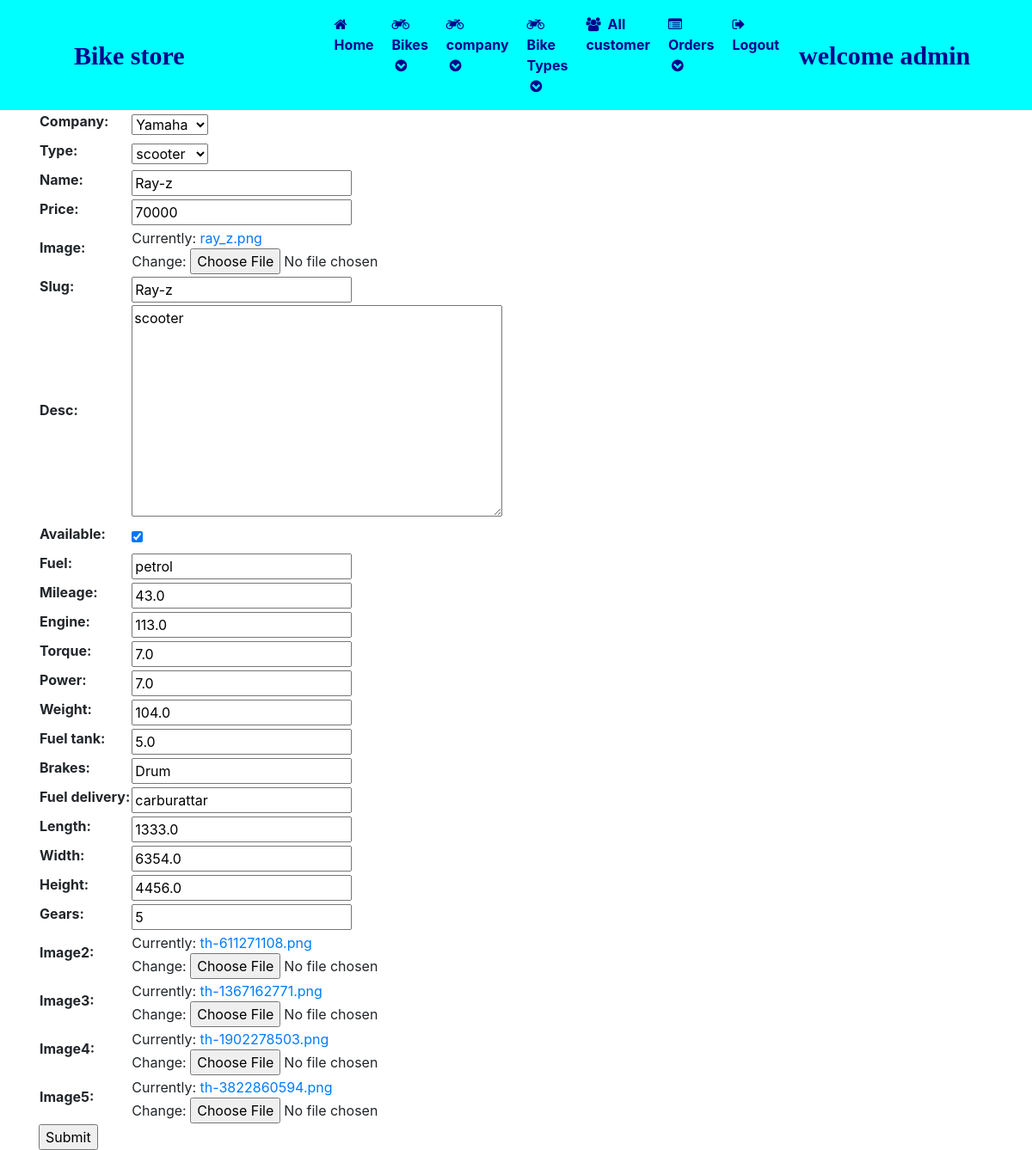
/admin_editbikes/3 (signed in), run on the app's committed database.
### bike_shop/models.py (models this page shows, shortened)
class bikes(models.Model):
    company=models.ForeignKey(company,on_delete=models.CASCADE)
    type=models.ForeignKey(Type,on_delete=models.CASCADE,null=True)
    name=models.CharField(max_length=100)
    price=models.IntegerField()
    image=models.FileField()
    slug=models.SlugField(max_length=250)
    added_date=models.DateTimeField(auto_now_add=True)
    desc=models.TextField(max_length=500)
    available=models.BooleanField()
    fuel=models.CharField(max_length=20,null=True)
    mileage=models.FloatField(max_length=10,null=True)
    engine=models.FloatField(max_length=10,null=True)
    torque=models.FloatField(max_length=10,null=True)
    power=models.FloatField(max_length=10,null=True)
    weight=models.FloatField(max_length=10,null=True)
    fuel_tank=models.FloatField(max_length=10,null=True)
    brakes=models.CharField(max_length=50,null=True)
    fuel_delivery=models.CharField(max_length=50,null=True)
    length=models.FloatField(max_length=10,null=True)
    width=models.FloatField(max_length=10,null=True)
    height=models.FloatField(max_length=10,null=True)
    gears=models.IntegerField(null=True)
    image2=models.FileField(null=True)
    image3=models.FileField(null=True)
    image4=models.FileField(null=True)
    image5=models.FileField(null=True)

class company(models.Model):
    name=models.CharField(max_length=50,null=True)
    slug=models.SlugField(max_length=50,null=True)
    logo=models.FileField(null=True)
    available=models.BooleanField(default=False)
    def __str__(self):
        return self.name

class Type(models.Model):
    name=models.CharField(max_length=50,null=False)
    slug=models.CharField(max_length=50,null=False)
    def __str__(self):
        return self.name

### bike_shop/views.py (the view)
# urls.py: path('admin_editbikes/<int:id>',views.admin_editbikes,name='admin_editbikes'),
def admin_editbikes(request,id):
    if not request.user.is_authenticated:
        return redirect('admin_login')
    obj=bikes.objects.get(id=id)
    form = bikeForm(instance=obj)
    if request.method=='POST':
        form=bikeForm(request.POST,request.FILES,instance=obj)
        if form.is_valid():
            form.save()
            return redirect('admin_viewBikes')
    return render(request,'admin_editbikes.html',{'form':form})

### bike_shop/forms.py
class bikeForm(ModelForm):
    class Meta:
        model = bikes
        fields='__all__'

### bike_shop/templates/admin_editbikes.html (shortened to what this page needs)
{% include 'admin_navigation.html' %}
<form method="post"enctype="multipart/form-data"class="container ">
    <table>
    {{form.as_table}}
    </table>
    <input type="submit">
</form>

### data on the page
bikes: company "Yamaha", type "scooter", price "70000", slug "Ray-z", desc "scooter", available "☑", fuel "petrol", mileage "43.0", engine "113.0", torque "7.0", power "7.0", weight "104.0", fuel_tank "5.0", brakes "Drum", fuel_delivery "carburattar", length "1333.0", width "6354.0", height "4456.0", gears "5"
company: name "Ray-z"
